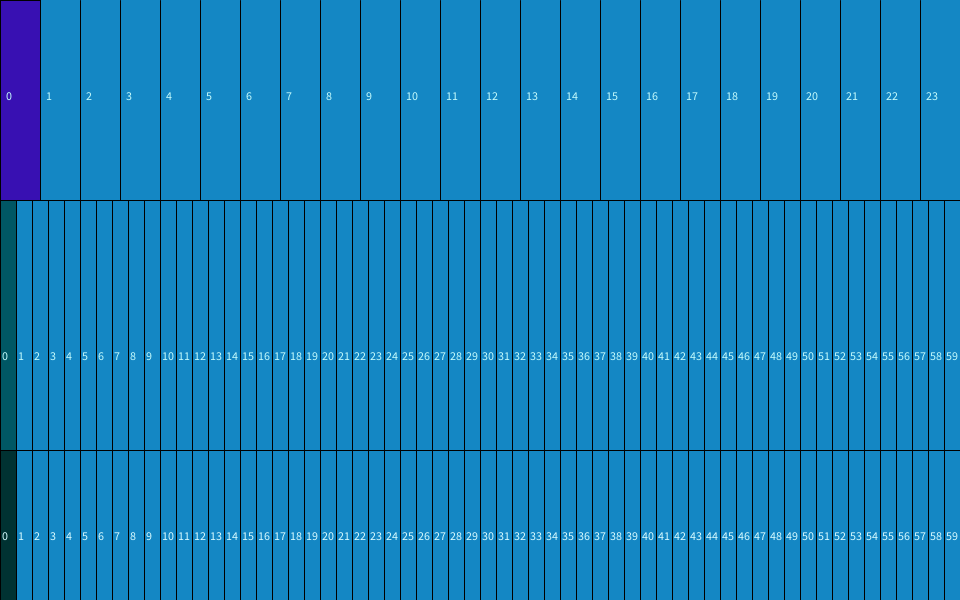
Frame 1 (no input)
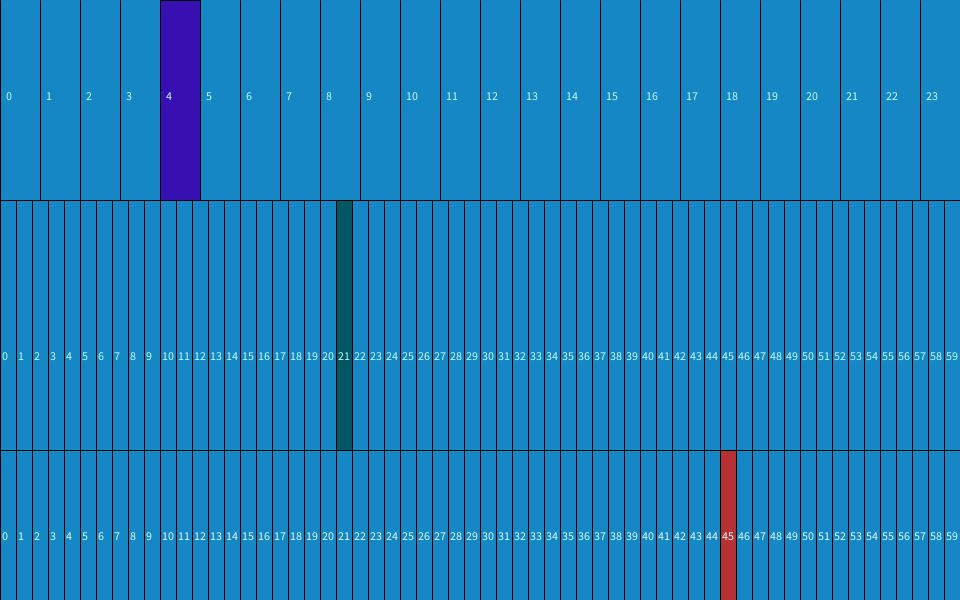
Frame 60 (the mouse pressed at the canvas centre just before this capture)
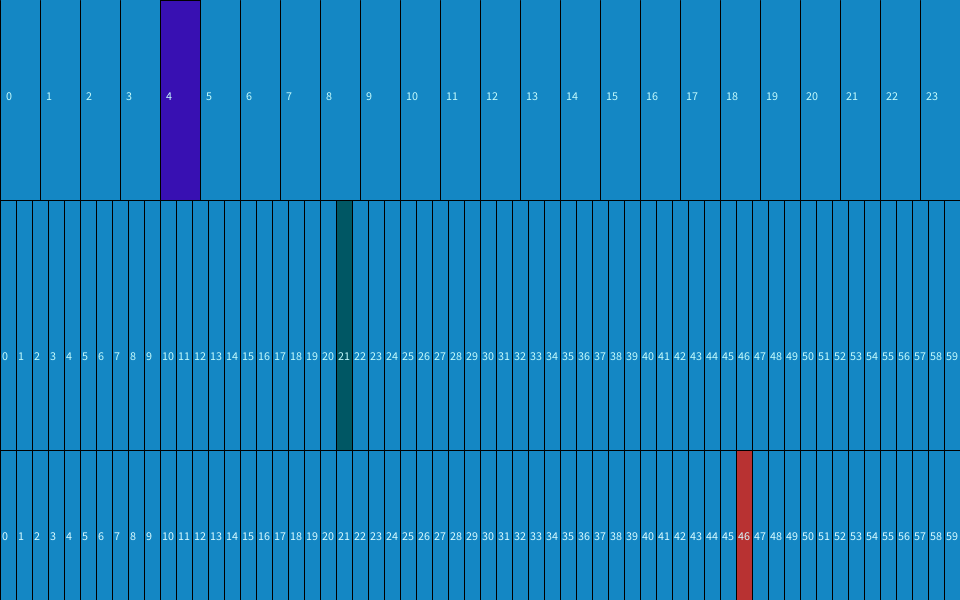
Frame 120 (the mouse held since frame 60 and released just before this capture)

The Processing sketch that drew these frames (run headless with seeded random() and noise(); from frame 60 on, the mouse is pressed at the canvas centre):

// Processing sketch: processing_88782
// ── processing_88782.pde

int WIDTH = 960;
int HEIGHT = 600;
void setup(){;
  size(960, 600);
}
int seconds = 0;
int minutes = 0;
int hours = 0;

void draw(){
  background(20, 135, 196);
  
  //draw update rectangles per second, minute and hour
  fill((seconds*4)%255, 50, 50);
  rect(WIDTH/60*seconds, 3*HEIGHT/4, WIDTH/60, HEIGHT/4);
  fill((minutes*4)%4, 87, 100);
  rect(WIDTH/60*minutes, HEIGHT/3, WIDTH/60, 5*HEIGHT/12);
  fill(56, 16, 178);
  rect(WIDTH/24*hours, 0, WIDTH/24, HEIGHT/3);
   
   //draw grid
  for(int i=0; i<WIDTH; i+=WIDTH/24){
    line(i, 0, i, HEIGHT/3);
    fill(196, 251, 252);
    text(i/40,i+6, HEIGHT/6);
  }
  line(0, HEIGHT/3, WIDTH, HEIGHT/3);
  for(int i=0; i<WIDTH; i+= WIDTH/60){
    line(i, HEIGHT/3, i, 3*HEIGHT/4);
    fill(196, 251, 252);
    text(i/16, i+2, 3*HEIGHT/5);
  }
  line(0, 3*HEIGHT/4, WIDTH, 3*HEIGHT/4);
  for(int i=0; i<WIDTH; i += WIDTH/60){
    line(i, 3*HEIGHT/4, i, HEIGHT);
    fill(216, 251, 255);
    text(i/16, i+2, 9*HEIGHT/10);
  }
  
  seconds = second();
  minutes = minute();
  hours = hour();
}
